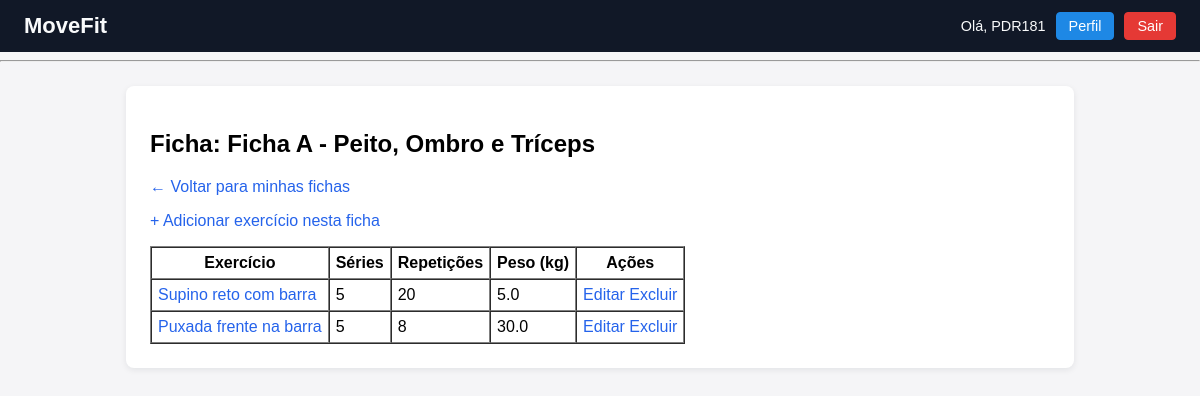
Screenshot of /fichas/1/ (signed in) with the database file from the repository.
### treino_app/models.py (models this page shows, shortened)
class FichaTreino(models.Model):
    usuario = models.ForeignKey(User, on_delete=models.CASCADE)
    nome = models.CharField(max_length=200)

class ItemFicha(models.Model):
    ficha = models.ForeignKey(FichaTreino, related_name="itens", on_delete=models.CASCADE)
    exercicio = models.ForeignKey(Exercicio, on_delete=models.CASCADE)
    series = models.PositiveIntegerField()
    repeticoes = models.PositiveIntegerField()
    peso = models.FloatField()

class Exercicio(models.Model):
    nome = models.CharField(max_length=200)
    gif_url = models.URLField(blank=True)

### treino_app/views.py (the view)
# urls.py: path('fichas/<int:ficha_id>/', views.ficha_detalhe, name='ficha_detalhe'),
@login_required
def ficha_detalhe(request, ficha_id):
    ficha = get_object_or_404(
        FichaTreino,
        id=ficha_id,
        usuario=request.user
    )
    itens = ItemFicha.objects.filter(ficha=ficha).select_related('exercicio')
    context = {
        'ficha': ficha,
        'itens': itens,
    }
    return render(request, 'treino/ficha_detalhe.html', context)

### treino_app/templates/treino/ficha_detalhe.html (shortened to what this page needs)
{% extends "base.html" %}
{% block content %}
<h2>Ficha: {{ ficha.nome }}</h2>
<p>
    <a href="{% url 'fichas_list' %}">&larr; Voltar para minhas fichas</a>
</p>
<p>
    <a href="{% url 'adicionar_item_ficha' ficha.id %}">
        + Adicionar exercício nesta ficha
    </a>
</p>
<table border="1" cellpadding="6" cellspacing="0">
    <thead>
        <tr>
            <th>Exercício</th>
            <th>Séries</th>
            <th>Repetições</th>
            <th>Peso (kg)</th>
            <th>Ações</th>
        </tr>
    </thead>
    <tbody>
        {% for item in itens %}
        <tr>
            <td>
                {% if item.exercicio.gif_url %}
                    <a href="#"
                       onclick="openGifModal('{{ item.exercicio.gif_url }}', '{{ item.exercicio.nome }}'); return false;">
                        {{ item.exercicio.nome }}
                    </a>
                {% else %}
                    {{ item.exercicio.nome }}
                {% endif %}
            </td>
            <td>{{ item.series }}</td>
            <td>{{ item.repeticoes }}</td>
            <td>{{ item.peso }}</td>
            <td>
                <a href="{% url 'editar_item_ficha' item.id %}">Editar</a>
                <a href="{% url 'excluir_item_ficha' item.id %}">Excluir</a>
            </td>
        </tr>
        {% empty %}
        <tr>
            <td colspan="5">Nenhum exercício cadastrado nesta ficha.</td>
        </tr>
        {% endfor %}
    </tbody>
</table>
{% endblock %}

### templates/base.html (shortened to what this page needs)
{% load static %}
<!DOCTYPE html>
<html lang="pt-br">
<head>
    <link rel="stylesheet" href="{% static 'treino_app/style.css' %}">
</head>
<body>
<header class="site-header">
  <div class="logo">
    <h1>MoveFit</h1>
  </div>
  {% if user.is_authenticated and request.resolver_match.url_name != 'login' %}
    <nav class="user-nav">
      <span class="user-name">Olá, {{ user.username }}</span>
      <a href="{% url 'perfil' %}" class="btn-header">Perfil</a>
      <form method="post" action="{% url 'logout' %}" class="logout-form">
        <button type="submit" class="btn-header btn-logout">
          Sair
        </button>
      </form>
    </nav>
  {% endif %}
</header>
<hr>
<main>
    {% block content %}{% endblock %}
</main>
</body>
</html>

### treino_app/static/treino_app/style.css (style rules this page uses)
body { font-family: Arial, sans-serif; background-color: #f5f5f7; margin: 0; padding: 0; }
header { background-color: #111827; color: #f9fafb; padding: 0; }
.site-header { display: flex; align-items: center; justify-content: space-between; padding: 12px 24px; }
.site-header .logo h1 { margin: 0; font-size: 22px; }
.site-header .user-nav { display: flex; align-items: center; gap: 10px; }
.user-name { font-size: 0.9rem; }
.btn-header { display: inline-flex; align-items: center; justify-content: center; padding: 6px 12px; border-radius: 4px; border: 1px solid #1e88e5; background-color: #1e88e5; color: #fff; text-decoration: none; font-size: 0.9rem; cursor: pointer; line-height: 1; }
.logout-form { margin: 0; }
.btn-logout { border-color: #e53935; background-color: #e53935; }
main { max-width: 900px; margin: 24px auto; background: #ffffff; padding: 24px; border-radius: 8px; box-shadow: 0 2px 6px rgba(15, 23, 42, 0.08); }
form { margin-top: 16px; }
button, input[type="submit"] { background-color: #2563eb; color: #ffffff; border: none; border-radius: 4px; padding: 8px 16px; font-size: 14px; cursor: pointer; }
a { color: #2563eb; text-decoration: none; }

### rows the page displays
FichaTreino: nome "Ficha A - Peito, Ombro e Tríceps"
ItemFicha: exercicio.nome "Supino reto com barra", series "5", repeticoes "20", peso "5.0"
ItemFicha: exercicio.nome "Puxada frente na barra", series "5", repeticoes "8", peso "30.0"

### other values shown
{{ user.username }} "PDR181"
